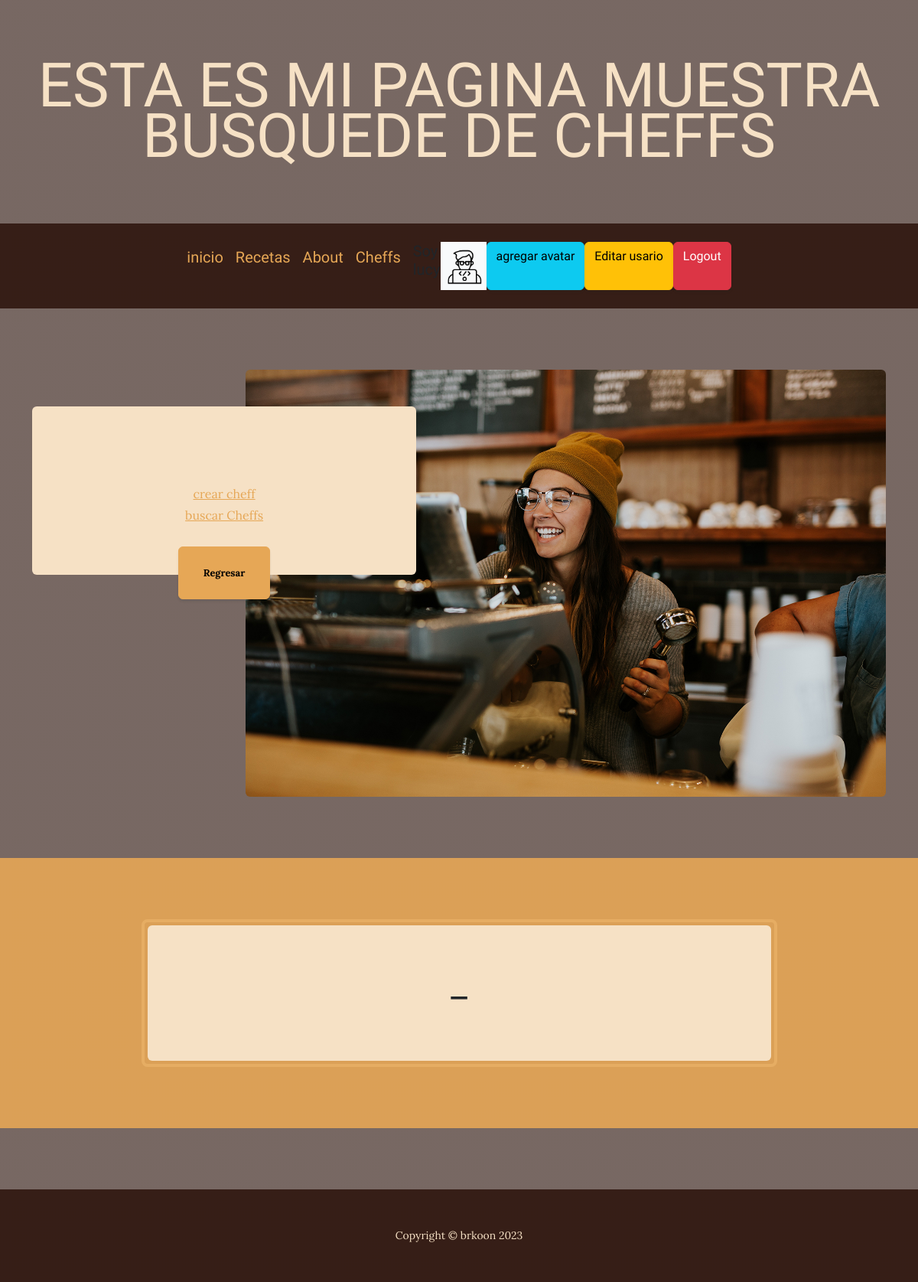
The app's page /AppRecetas/cheff/list/ (signed in), older data.
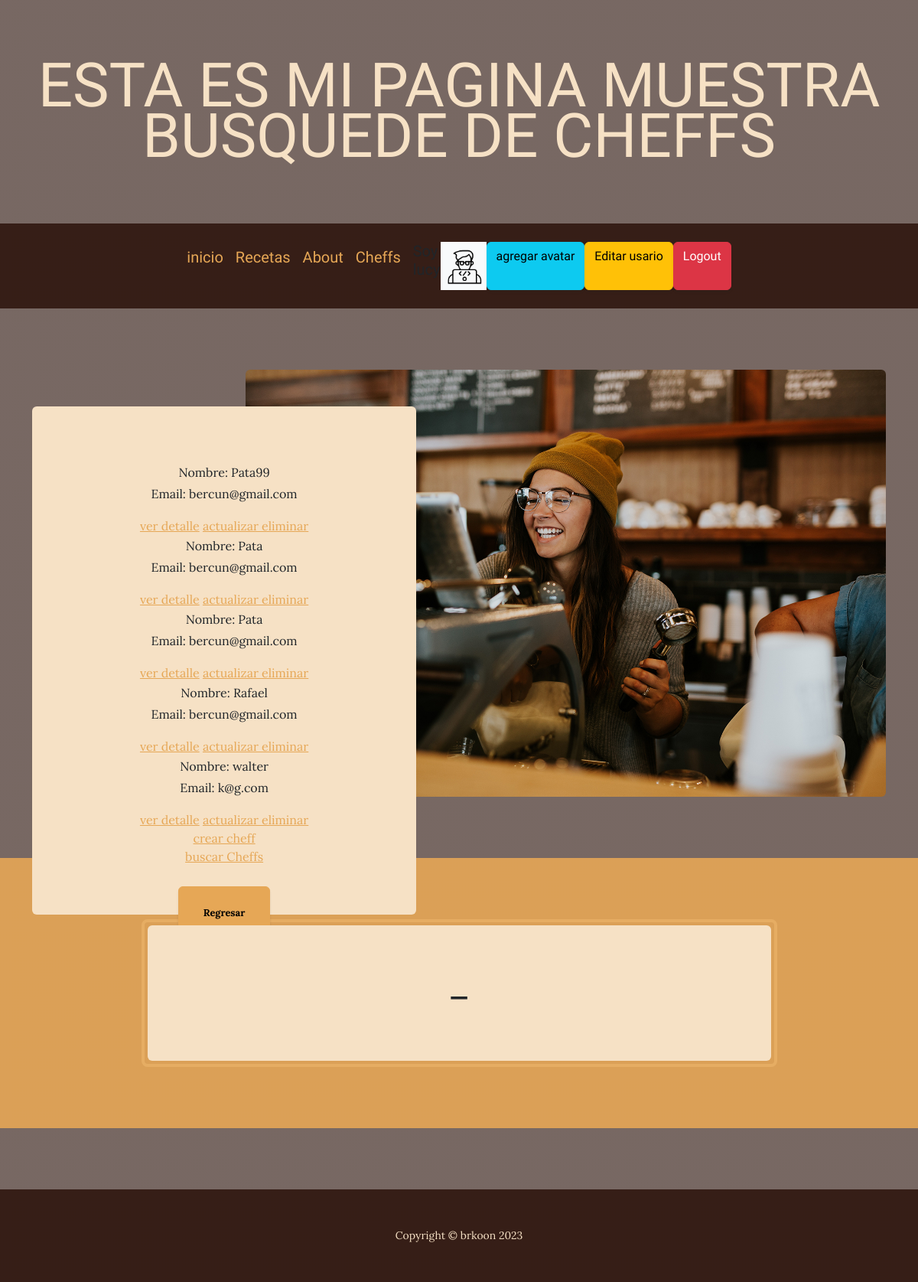
The same page, newer data.
### AppRecetas/models.py (models this page shows, shortened)
class Cheff(models.Model):
    nombreUsr = models.CharField(max_length=20)
    emailUsr = models.EmailField()
    telfonoUsr = models.IntegerField()
    ciudad = models.CharField(max_length=20)
    edad = models.IntegerField()
    tipoDeCocina = models.CharField(max_length=20)

### AppRecetas/views.py (the view)
# urls.py: path("cheff/list/", ListaCheff.as_view(), name="listaCheff"),
class ListaCheff(LoginRequiredMixin, ListView):
  model = Cheff

### AppRecetas/templates/AppRecetas/cheff_list.html (shortened to what this page needs)
{% extends "AppRecetas/base.html" %}
{% block  titulo %}
Esta es mi pagina muestra busquede de cheffs
{% endblock  %}
{% block  complement %}
{%  for cheff in object_list %}
<p> Nombre: {{cheff.nombreUsr}} <br> Email: {{cheff.emailUsr}}   </p>
<a href=" {% url 'detalleCheff' cheff.id %}"> ver detalle</a>
<a href=" {% url 'updateCheff' cheff.id %}"> actualizar </a>
<a href=" {% url 'borrarCheff' cheff.id %}"> eliminar </a>
{% endfor %}
<br>
<a href=" {% url 'crearCheff' %}"> crear cheff</a>
<br>
<a href="{% url 'seekUsr' %}">buscar Cheffs</a>
{% endblock  %}

Row changes from the older to the newer data that the page shows:
added Cheff: nombreUsr "Pata99", emailUsr "bercun@gmail.com"
added Cheff: nombreUsr "Pata", emailUsr "bercun@gmail.com"
added Cheff: nombreUsr "Pata", emailUsr "bercun@gmail.com"
added Cheff: nombreUsr "Rafael", emailUsr "bercun@gmail.com"
added Cheff: nombreUsr "walter", emailUsr "k@g.com"
